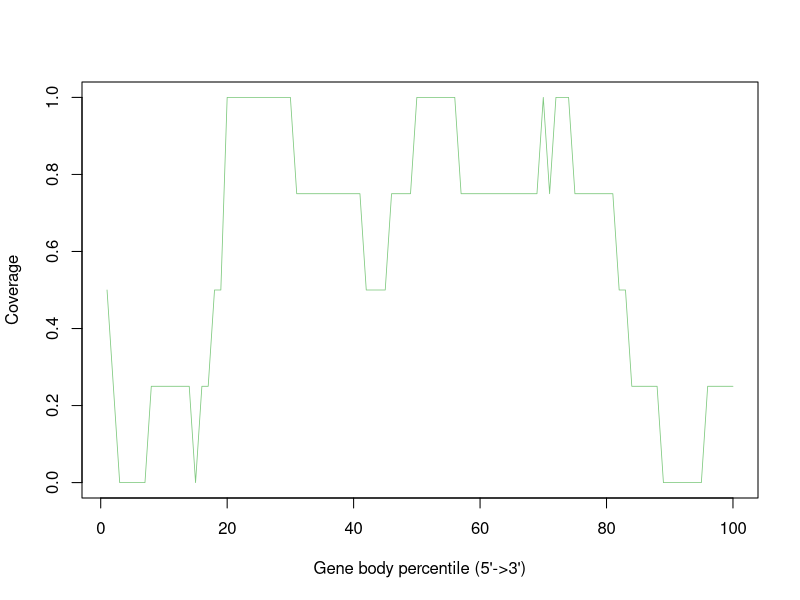

Write R code to recreate this figure.
Mmus_BAL_TAL_LRTN_GC_Rep1_G6_Aligned.sortedByCoord_sorted.out <- c(0.5,0.25,0.0,0.0,0.0,0.0,0.0,0.25,0.25,0.25,0.25,0.25,0.25,0.25,0.0,0.25,0.25,0.5,0.5,1.0,1.0,1.0,1.0,1.0,1.0,1.0,1.0,1.0,1.0,1.0,0.75,0.75,0.75,0.75,0.75,0.75,0.75,0.75,0.75,0.75,0.75,0.5,0.5,0.5,0.5,0.75,0.75,0.75,0.75,1.0,1.0,1.0,1.0,1.0,1.0,1.0,0.75,0.75,0.75,0.75,0.75,0.75,0.75,0.75,0.75,0.75,0.75,0.75,0.75,1.0,0.75,1.0,1.0,1.0,0.75,0.75,0.75,0.75,0.75,0.75,0.75,0.5,0.5,0.25,0.25,0.25,0.25,0.25,0.0,0.0,0.0,0.0,0.0,0.0,0.0,0.25,0.25,0.25,0.25,0.25)


pdf("Mmus_BAL-TAL_LRTN_GC_Rep1_G6.geneBodyCoverage.curves.pdf")
x=1:100
icolor = colorRampPalette(c("#7fc97f","#beaed4","#fdc086","#ffff99","#386cb0","#f0027f"))(1)
plot(x,Mmus_BAL_TAL_LRTN_GC_Rep1_G6_Aligned.sortedByCoord_sorted.out,type='l',xlab="Gene body percentile (5'->3')", ylab="Coverage",lwd=0.8,col=icolor[1])
dev.off()
